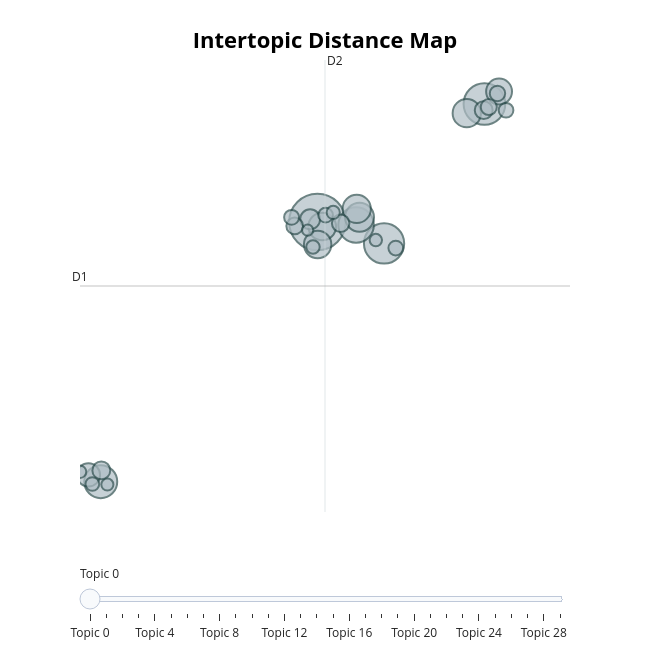

Notebook source saved alongside this figure:
### Code cell
if len(topics_keywords) >= 2:
    fig_map = topic_model.visualize_topics()
    fig_map.write_html(RESULTS_DIR / "bertopic_topic_map.html")
    fig_map.show()

### Figure 1 — Plotly figure (JSON) as saved in the notebook; plotly's stock layout.template omitted (floating-point values rounded to 4 significant figures)
{"data": [{"customdata": [[0, "estrada | água | pernambuco | pe | obras", 459], [1, "educação | pernambuco | escolas | foguete | brilhos", 249], [2, "pernambuco | carnaval | brasília | coração_roxo | foguete", 232], [3, "joão | pernambuco | fé | deus | milho", 181], [4, "pernambuco | mulheres | segurança | mulher | educação", 156], [5, "amor | amo | família | nando | mãe", 120], [6, "empregos | pernambuco | emprego | caruaru | oportunidades", 115], [7, "pernambuco | cozinha | fome | comunitária | cozinha comunitária", 114], [8, "saúde | hospital | saúdepe | saúde pernambuco | pernambuco", 110], [9, "festival | cultura | festivalpernambucomeupais | pernambuco país | país", 108], [10, "casa | morar | famílias | programa | entrada", 96], [11, "segurança | juntospelasegurança | pernambuco | governope | segurança pública", 77], [12, "segurança | segurança pública | pública | policiais | pernambuco", 57], [13, "agricultura | familiar | agricultura familiar | ipa | agriculturafamiliar", 46], [14, "cinema | cinema luiz | luiz | priscila | priscilakrauseoficial", 46], [15, "conceição | santuário | morro | senhora conceição | senhora", 44], [16, "governope | governope pernambuco | pernambuco | vamos | mudança", 40], [17, "domingo | semana | descriçãodaimagem | bom | câmera_com_flash", 37], [18, "carnaval | cultura | maracatu | viva | carnaval pernambuco", 34], [19, "inovação | tecnologia | portodigital | pernambuco | ciência", 32], [20, "brasil | independência | bandeira_brasil | desfile | revolução", 31], [21, "mães | mães pernambuco | mãesdepernambuco | programa | pernambuco", 31], [22, "suape | china | complexodesuape | pernambuco | brasil", 31], [23, "ouvir | ouvir mudar | petrolina | mudar | sertão", 27], [24, "ônibus | transporte | escolar | transporte escolar | veículos", 26], [25, "serrita | missa | vaqueiro | missa vaqueiro | vaqueiro serrita", 25], [26, "cada | carinho | povo | pernambuco | coração_roxo", 22], [27, "hospital | hospital mulher | mulher agreste | agreste | mulher", 22], [28, "servidores | salário | pagamento | servidor | ativos", 21], [29, "fenearte | artesanato | feira | américa latina | américa", 18]], "hovertemplate": "<b>Topic %{customdata[0]}</b><br>%{customdata[1]}<br>Size: %{customdata[2]}", "legendgroup": "", "marker": {"color": "#B0BEC5", "line": {"color": "DarkSlateGrey", "width": 2}, "size": [459, 249, 232, 181, 156, 120, 115, 114, 110, 108, 96, 77, 57, 46, 46, 44, 40, 37, 34, 32, 31, 31, 31, 27, 26, 25, 22, 22, 21, 18], "sizemode": "area", "sizeref": 0.2869, "symbol": "circle"}, "mode": "markers", "name": "", "orientation": "v", "showlegend": false, "type": "scatter", "x": [5.63, 9.586, 7.209, 6.546, 0.4997, 6.628, 9.168, 6.562, 5.744, 5.636, 9.932, 0.2101, 5.458, 9.568, 0.5134, 6.181, 5.093, 9.688, 9.894, 5.019, 7.486, 5.824, 10.1, 0.3008, 5.526, 6.004, 7.014, 0.0101, 0.6564, 5.4], "xaxis": "x", "y": [4.973, 12.34, 3.635, 4.786, -11.24, 5.271, 11.77, 5.793, 4.693, 3.571, 13.12, -10.82, 5.142, 11.96, -10.54, 4.896, 4.728, 12.15, 13.0, 5.264, 3.345, 5.398, 11.95, -11.38, 3.411, 5.569, 3.847, -10.62, -11.42, 4.465], "yaxis": "y"}], "layout": {"annotations": [{"showarrow": false, "text": "D1", "x": 0.008586, "y": 0.9783, "yshift": 10}, {"showarrow": false, "text": "D2", "x": 5.81, "xshift": 10, "y": 15.09}], "height": 650, "hoverlabel": {"bgcolor": "white", "font": {"family": "Rockwell", "size": 16}}, "legend": {"itemsizing": "constant", "tracegroupgap": 0}, "margin": {"t": 60}, "shapes": [{"line": {"color": "#CFD8DC", "width": 2}, "type": "line", "x0": 5.81, "x1": 5.81, "y0": -13.13, "y1": 15.09}, {"line": {"color": "#9E9E9E", "width": 2}, "type": "line", "x0": 0.008586, "x1": 11.61, "y0": 0.9783, "y1": 0.9783}], "sliders": [{"active": 0, "pad": {"t": 50}, "steps": [{"args": [{"marker.color": [["red", "#B0BEC5", "#B0BEC5", "#B0BEC5", "#B0BEC5", "#B0BEC5", "#B0BEC5", "#B0BEC5", "#B0BEC5", "#B0BEC5", "#B0BEC5", "#B0BEC5", "#B0BEC5", "#B0BEC5", "#B0BEC5", "#B0BEC5", "#B0BEC5", "#B0BEC5", "#B0BEC5", "#B0BEC5", "#B0BEC5", "#B0BEC5", "#B0BEC5", "#B0BEC5", "#B0BEC5", "#B0BEC5", "#B0BEC5", "#B0BEC5", "#B0BEC5", "#B0BEC5"]]}], "label": "Topic 0", "method": "update"}, {"args": [{"marker.color": [["#B0BEC5", "red", "#B0BEC5", "#B0BEC5", "#B0BEC5", "#B0BEC5", "#B0BEC5", "#B0BEC5", "#B0BEC5", "#B0BEC5", "#B0BEC5", "#B0BEC5", "#B0BEC5", "#B0BEC5", "#B0BEC5", "#B0BEC5", "#B0BEC5", "#B0BEC5", "#B0BEC5", "#B0BEC5", "#B0BEC5", "#B0BEC5", "#B0BEC5", "#B0BEC5", "#B0BEC5", "#B0BEC5", "#B0BEC5", "#B0BEC5", "#B0BEC5", "#B0BEC5"]]}], "label": "Topic 1", "method": "update"}, {"args": [{"marker.color": [["#B0BEC5", "#B0BEC5", "red", "#B0BEC5", "#B0BEC5", "#B0BEC5", "#B0BEC5", "#B0BEC5", "#B0BEC5", "#B0BEC5", "#B0BEC5", "#B0BEC5", "#B0BEC5", "#B0BEC5", "#B0BEC5", "#B0BEC5", "#B0BEC5", "#B0BEC5", "#B0BEC5", "#B0BEC5", "#B0BEC5", "#B0BEC5", "#B0BEC5", "#B0BEC5", "#B0BEC5", "#B0BEC5", "#B0BEC5", "#B0BEC5", "#B0BEC5", "#B0BEC5"]]}], "label": "Topic 2", "method": "update"}, {"args": [{"marker.color": [["#B0BEC5", "#B0BEC5", "#B0BEC5", "red", "#B0BEC5", "#B0BEC5", "#B0BEC5", "#B0BEC5", "#B0BEC5", "#B0BEC5", "#B0BEC5", "#B0BEC5", "#B0BEC5", "#B0BEC5", "#B0BEC5", "#B0BEC5", "#B0BEC5", "#B0BEC5", "#B0BEC5", "#B0BEC5", "#B0BEC5", "#B0BEC5", "#B0BEC5", "#B0BEC5", "#B0BEC5", "#B0BEC5", "#B0BEC5", "#B0BEC5", "#B0BEC5", "#B0BEC5"]]}], "label": "Topic 3", "method": "update"}, {"args": [{"marker.color": [["#B0BEC5", "#B0BEC5", "#B0BEC5", "#B0BEC5", "red", "#B0BEC5", "#B0BEC5", "#B0BEC5", "#B0BEC5", "#B0BEC5", "#B0BEC5", "#B0BEC5", "#B0BEC5", "#B0BEC5", "#B0BEC5", "#B0BEC5", "#B0BEC5", "#B0BEC5", "#B0BEC5", "#B0BEC5", "#B0BEC5", "#B0BEC5", "#B0BEC5", "#B0BEC5", "#B0BEC5", "#B0BEC5", "#B0BEC5", "#B0BEC5", "#B0BEC5", "#B0BEC5"]]}], "label": "Topic 4", "method": "update"}, {"args": [{"marker.color": [["#B0BEC5", "#B0BEC5", "#B0BEC5", "#B0BEC5", "#B0BEC5", "red", "#B0BEC5", "#B0BEC5", "#B0BEC5", "#B0BEC5", "#B0BEC5", "#B0BEC5", "#B0BEC5", "#B0BEC5", "#B0BEC5", "#B0BEC5", "#B0BEC5", "#B0BEC5", "#B0BEC5", "#B0BEC5", "#B0BEC5", "#B0BEC5", "#B0BEC5", "#B0BEC5", "#B0BEC5", "#B0BEC5", "#B0BEC5", "#B0BEC5", "#B0BEC5", "#B0BEC5"]]}], "label": "Topic 5", "method": "update"}, {"args": [{"marker.color": [["#B0BEC5", "#B0BEC5", "#B0BEC5", "#B0BEC5", "#B0BEC5", "#B0BEC5", "red", "#B0BEC5", "#B0BEC5", "#B0BEC5", "#B0BEC5", "#B0BEC5", "#B0BEC5", "#B0BEC5", "#B0BEC5", "#B0BEC5", "#B0BEC5", "#B0BEC5", "#B0BEC5", "#B0BEC5", "#B0BEC5", "#B0BEC5", "#B0BEC5", "#B0BEC5", "#B0BEC5", "#B0BEC5", "#B0BEC5", "#B0BEC5", "#B0BEC5", "#B0BEC5"]]}], "label": "Topic 6", "method": "update"}, {"args": [{"marker.color": [["#B0BEC5", "#B0BEC5", "#B0BEC5", "#B0BEC5", "#B0BEC5", "#B0BEC5", "#B0BEC5", "red", "#B0BEC5", "#B0BEC5", "#B0BEC5", "#B0BEC5", "#B0BEC5", "#B0BEC5", "#B0BEC5", "#B0BEC5", "#B0BEC5", "#B0BEC5", "#B0BEC5", "#B0BEC5", "#B0BEC5", "#B0BEC5", "#B0BEC5", "#B0BEC5", "#B0BEC5", "#B0BEC5", "#B0BEC5", "#B0BEC5", "#B0BEC5", "#B0BEC5"]]}], "label": "Topic 7", "method": "update"}, {"args": [{"marker.color": [["#B0BEC5", "#B0BEC5", "#B0BEC5", "#B0BEC5", "#B0BEC5", "#B0BEC5", "#B0BEC5", "#B0BEC5", "red", "#B0BEC5", "#B0BEC5", "#B0BEC5", "#B0BEC5", "#B0BEC5", "#B0BEC5", "#B0BEC5", "#B0BEC5", "#B0BEC5", "#B0BEC5", "#B0BEC5", "#B0BEC5", "#B0BEC5", "#B0BEC5", "#B0BEC5", "#B0BEC5", "#B0BEC5", "#B0BEC5", "#B0BEC5", "#B0BEC5", "#B0BEC5"]]}], "label": "Topic 8", "method": "update"}, {"args": [{"marker.color": [["#B0BEC5", "#B0BEC5", "#B0BEC5", "#B0BEC5", "#B0BEC5", "#B0BEC5", "#B0BEC5", "#B0BEC5", "#B0BEC5", "red", "#B0BEC5", "#B0BEC5", "#B0BEC5", "#B0BEC5", "#B0BEC5", "#B0BEC5", "#B0BEC5", "#B0BEC5", "#B0BEC5", "#B0BEC5", "#B0BEC5", "#B0BEC5", "#B0BEC5", "#B0BEC5", "#B0BEC5", "#B0BEC5", "#B0BEC5", "#B0BEC5", "#B0BEC5", "#B0BEC5"]]}], "label": "Topic 9", "method": "update"}, {"args": [{"marker.color": [["#B0BEC5", "#B0BEC5", "#B0BEC5", "#B0BEC5", "#B0BEC5", "#B0BEC5", "#B0BEC5", "#B0BEC5", "#B0BEC5", "#B0BEC5", "red", "#B0BEC5", "#B0BEC5", "#B0BEC5", "#B0BEC5", "#B0BEC5", "#B0BEC5", "#B0BEC5", "#B0BEC5", "#B0BEC5", "#B0BEC5", "#B0BEC5", "#B0BEC5", "#B0BEC5", "#B0BEC5", "#B0BEC5", "#B0BEC5", "#B0BEC5", "#B0BEC5", "#B0BEC5"]]}], "label": "Topic 10", "method": "update"}, {"args": [{"marker.color": [["#B0BEC5", "#B0BEC5", "#B0BEC5", "#B0BEC5", "#B0BEC5", "#B0BEC5", "#B0BEC5", "#B0BEC5", "#B0BEC5", "#B0BEC5", "#B0BEC5", "red", "#B0BEC5", "#B0BEC5", "#B0BEC5", "#B0BEC5", "#B0BEC5", "#B0BEC5", "#B0BEC5", "#B0BEC5", "#B0BEC5", "#B0BEC5", "#B0BEC5", "#B0BEC5", "#B0BEC5", "#B0BEC5", "#B0BEC5", "#B0BEC5", "#B0BEC5", "#B0BEC5"]]}], "label": "Topic 11", "method": "update"}, {"args": [{"marker.color": [["#B0BEC5", "#B0BEC5", "#B0BEC5", "#B0BEC5", "#B0BEC5", "#B0BEC5", "#B0BEC5", "#B0BEC5", "#B0BEC5", "#B0BEC5", "#B0BEC5", "#B0BEC5", "red", "#B0BEC5", "#B0BEC5", "#B0BEC5", "#B0BEC5", "#B0BEC5", "#B0BEC5", "#B0BEC5", "#B0BEC5", "#B0BEC5", "#B0BEC5", "#B0BEC5", "#B0BEC5", "#B0BEC5", "#B0BEC5", "#B0BEC5", "#B0BEC5", "#B0BEC5"]]}], "label": "Topic 12", "method": "update"}, {"args": [{"marker.color": [["#B0BEC5", "#B0BEC5", "#B0BEC5", "#B0BEC5", "#B0BEC5", "#B0BEC5", "#B0BEC5", "#B0BEC5", "#B0BEC5", "#B0BEC5", "#B0BEC5", "#B0BEC5", "#B0BEC5", "red", "#B0BEC5", "#B0BEC5", "#B0BEC5", "#B0BEC5", "#B0BEC5", "#B0BEC5", "#B0BEC5", "#B0BEC5", "#B0BEC5", "#B0BEC5", "#B0BEC5", "#B0BEC5", "#B0BEC5", "#B0BEC5", "#B0BEC5", "#B0BEC5"]]}], "label": "Topic 13", "method": "update"}, {"args": [{"marker.color": [["#B0BEC5", "#B0BEC5", "#B0BEC5", "#B0BEC5", "#B0BEC5", "#B0BEC5", "#B0BEC5", "#B0BEC5", "#B0BEC5", "#B0BEC5", "#B0BEC5", "#B0BEC5", "#B0BEC5", "#B0BEC5", "red", "#B0BEC5", "#B0BEC5", "#B0BEC5", "#B0BEC5", "#B0BEC5", "#B0BEC5", "#B0BEC5", "#B0BEC5", "#B0BEC5", "#B0BEC5", "#B0BEC5", "#B0BEC5", "#B0BEC5", "#B0BEC5", "#B0BEC5"]]}], "label": "Topic 14", "method": "update"}, {"args": [{"marker.color": [["#B0BEC5", "#B0BEC5", "#B0BEC5", "#B0BEC5", "#B0BEC5", "#B0BEC5", "#B0BEC5", "#B0BEC5", "#B0BEC5", "#B0BEC5", "#B0BEC5", "#B0BEC5", "#B0BEC5", "#B0BEC5", "#B0BEC5", "red", "#B0BEC5", "#B0BEC5", "#B0BEC5", "#B0BEC5", "#B0BEC5", "#B0BEC5", "#B0BEC5", "#B0BEC5", "#B0BEC5", "#B0BEC5", "#B0BEC5", "#B0BEC5", "#B0BEC5", "#B0BEC5"]]}], "label": "Topic 15", "method": "update"}, {"args": [{"marker.color": [["#B0BEC5", "#B0BEC5", "#B0BEC5", "#B0BEC5", "#B0BEC5", "#B0BEC5", "#B0BEC5", "#B0BEC5", "#B0BEC5", "#B0BEC5", "#B0BEC5", "#B0BEC5", "#B0BEC5", "#B0BEC5", "#B0BEC5", "#B0BEC5", "red", "#B0BEC5", "#B0BEC5", "#B0BEC5", "#B0BEC5", "#B0BEC5", "#B0BEC5", "#B0BEC5", "#B0BEC5", "#B0BEC5", "#B0BEC5", "#B0BEC5", "#B0BEC5", "#B0BEC5"]]}], "label": "Topic 16", "method": "update"}, {"args": [{"marker.color": [["#B0BEC5", "#B0BEC5", "#B0BEC5", "#B0BEC5", "#B0BEC5", "#B0BEC5", "#B0BEC5", "#B0BEC5", "#B0BEC5", "#B0BEC5", "#B0BEC5", "#B0BEC5", "#B0BEC5", "#B0BEC5", "#B0BEC5", "#B0BEC5", "#B0BEC5", "red", "#B0BEC5", "#B0BEC5", "#B0BEC5", "#B0BEC5", "#B0BEC5", "#B0BEC5", "#B0BEC5", "#B0BEC5", "#B0BEC5", "#B0BEC5", "#B0BEC5", "#B0BEC5"]]}], "label": "Topic 17", "method": "update"}, {"args": [{"marker.color": [["#B0BEC5", "#B0BEC5", "#B0BEC5", "#B0BEC5", "#B0BEC5", "#B0BEC5", "#B0BEC5", "#B0BEC5", "#B0BEC5", "#B0BEC5", "#B0BEC5", "#B0BEC5", "#B0BEC5", "#B0BEC5", "#B0BEC5", "#B0BEC5", "#B0BEC5", "#B0BEC5", "red", "#B0BEC5", "#B0BEC5", "#B0BEC5", "#B0BEC5", "#B0BEC5", "#B0BEC5", "#B0BEC5", "#B0BEC5", "#B0BEC5", "#B0BEC5", "#B0BEC5"]]}], "label": "Topic 18", "method": "update"}, {"args": [{"marker.color": [["#B0BEC5", "#B0BEC5", "#B0BEC5", "#B0BEC5", "#B0BEC5", "#B0BEC5", "#B0BEC5", "#B0BEC5", "#B0BEC5", "#B0BEC5", "#B0BEC5", "#B0BEC5", "#B0BEC5", "#B0BEC5", "#B0BEC5", "#B0BEC5", "#B0BEC5", "#B0BEC5", "#B0BEC5", "red", "#B0BEC5", "#B0BEC5", "#B0BEC5", "#B0BEC5", "#B0BEC5", "#B0BEC5", "#B0BEC5", "#B0BEC5", "#B0BEC5", "#B0BEC5"]]}], "label": "Topic 19", "method": "update"}, {"args": [{"marker.color": [["#B0BEC5", "#B0BEC5", "#B0BEC5", "#B0BEC5", "#B0BEC5", "#B0BEC5", "#B0BEC5", "#B0BEC5", "#B0BEC5", "#B0BEC5", "#B0BEC5", "#B0BEC5", "#B0BEC5", "#B0BEC5", "#B0BEC5", "#B0BEC5", "#B0BEC5", "#B0BEC5", "#B0BEC5", "#B0BEC5", "red", "#B0BEC5", "#B0BEC5", "#B0BEC5", "#B0BEC5", "#B0BEC5", "#B0BEC5", "#B0BEC5", "#B0BEC5", "#B0BEC5"]]}], "label": "Topic 20", "method": "update"}, {"args": [{"marker.color": [["#B0BEC5", "#B0BEC5", "#B0BEC5", "#B0BEC5", "#B0BEC5", "#B0BEC5", "#B0BEC5", "#B0BEC5", "#B0BEC5", "#B0BEC5", "#B0BEC5", "#B0BEC5", "#B0BEC5", "#B0BEC5", "#B0BEC5", "#B0BEC5", "#B0BEC5", "#B0BEC5", "#B0BEC5", "#B0BEC5", "#B0BEC5", "red", "#B0BEC5", "#B0BEC5", "#B0BEC5", "#B0BEC5", "#B0BEC5", "#B0BEC5", "#B0BEC5", "#B0BEC5"]]}], "label": "Topic 21", "method": "update"}, {"args": [{"marker.color": [["#B0BEC5", "#B0BEC5", "#B0BEC5", "#B0BEC5", "#B0BEC5", "#B0BEC5", "#B0BEC5", "#B0BEC5", "#B0BEC5", "#B0BEC5", "#B0BEC5", "#B0BEC5", "#B0BEC5", "#B0BEC5", "#B0BEC5", "#B0BEC5", "#B0BEC5", "#B0BEC5", "#B0BEC5", "#B0BEC5", "#B0BEC5", "#B0BEC5", "red", "#B0BEC5", "#B0BEC5", "#B0BEC5", "#B0BEC5", "#B0BEC5", "#B0BEC5", "#B0BEC5"]]}], "label": "Topic 22", "method": "update"}, {"args": [{"marker.color": [["#B0BEC5", "#B0BEC5", "#B0BEC5", "#B0BEC5", "#B0BEC5", "#B0BEC5", "#B0BEC5", "#B0BEC5", "#B0BEC5", "#B0BEC5", "#B0BEC5", "#B0BEC5", "#B0BEC5", "#B0BEC5", "#B0BEC5", "#B0BEC5", "#B0BEC5", "#B0BEC5", "#B0BEC5", "#B0BEC5", "#B0BEC5", "#B0BEC5", "#B0BEC5", "red", "#B0BEC5", "#B0BEC5", "#B0BEC5", "#B0BEC5", "#B0BEC5", "#B0BEC5"]]}], "label": "Topic 23", "method": "update"}, {"args": [{"marker.color": [["#B0BEC5", "#B0BEC5", "#B0BEC5", "#B0BEC5", "#B0BEC5", "#B0BEC5", "#B0BEC5", "#B0BEC5", "#B0BEC5", "#B0BEC5", "#B0BEC5", "#B0BEC5", "#B0BEC5", "#B0BEC5", "#B0BEC5", "#B0BEC5", "#B0BEC5", "#B0BEC5", "#B0BEC5", "#B0BEC5", "#B0BEC5", "#B0BEC5", "#B0BEC5", "#B0BEC5", "red", "#B0BEC5", "#B0BEC5", "#B0BEC5", "#B0BEC5", "#B0BEC5"]]}], "label": "Topic 24", "method": "update"}, {"args": [{"marker.color": [["#B0BEC5", "#B0BEC5", "#B0BEC5", "#B0BEC5", "#B0BEC5", "#B0BEC5", "#B0BEC5", "#B0BEC5", "#B0BEC5", "#B0BEC5", "#B0BEC5", "#B0BEC5", "#B0BEC5", "#B0BEC5", "#B0BEC5", "#B0BEC5", "#B0BEC5", "#B0BEC5", "#B0BEC5", "#B0BEC5", "#B0BEC5", "#B0BEC5", "#B0BEC5", "#B0BEC5", "#B0BEC5", "red", "#B0BEC5", "#B0BEC5", "#B0BEC5", "#B0BEC5"]]}], "label": "Topic 25", "method": "update"}, {"args": [{"marker.color": [["#B0BEC5", "#B0BEC5", "#B0BEC5", "#B0BEC5", "#B0BEC5", "#B0BEC5", "#B0BEC5", "#B0BEC5", "#B0BEC5", "#B0BEC5", "#B0BEC5", "#B0BEC5", "#B0BEC5", "#B0BEC5", "#B0BEC5", "#B0BEC5", "#B0BEC5", "#B0BEC5", "#B0BEC5", "#B0BEC5", "#B0BEC5", "#B0BEC5", "#B0BEC5", "#B0BEC5", "#B0BEC5", "#B0BEC5", "red", "#B0BEC5", "#B0BEC5", "#B0BEC5"]]}], "label": "Topic 26", "method": "update"}, {"args": [{"marker.color": [["#B0BEC5", "#B0BEC5", "#B0BEC5", "#B0BEC5", "#B0BEC5", "#B0BEC5", "#B0BEC5", "#B0BEC5", "#B0BEC5", "#B0BEC5", "#B0BEC5", "#B0BEC5", "#B0BEC5", "#B0BEC5", "#B0BEC5", "#B0BEC5", "#B0BEC5", "#B0BEC5", "#B0BEC5", "#B0BEC5", "#B0BEC5", "#B0BEC5", "#B0BEC5", "#B0BEC5", "#B0BEC5", "#B0BEC5", "#B0BEC5", "red", "#B0BEC5", "#B0BEC5"]]}], "label": "Topic 27", "method": "update"}, {"args": [{"marker.color": [["#B0BEC5", "#B0BEC5", "#B0BEC5", "#B0BEC5", "#B0BEC5", "#B0BEC5", "#B0BEC5", "#B0BEC5", "#B0BEC5", "#B0BEC5", "#B0BEC5", "#B0BEC5", "#B0BEC5", "#B0BEC5", "#B0BEC5", "#B0BEC5", "#B0BEC5", "#B0BEC5", "#B0BEC5", "#B0BEC5", "#B0BEC5", "#B0BEC5", "#B0BEC5", "#B0BEC5", "#B0BEC5", "#B0BEC5", "#B0BEC5", "#B0BEC5", "red", "#B0BEC5"]]}], "label": "Topic 28", "method": "update"}, {"args": [{"marker.color": [["#B0BEC5", "#B0BEC5", "#B0BEC5", "#B0BEC5", "#B0BEC5", "#B0BEC5", "#B0BEC5", "#B0BEC5", "#B0BEC5", "#B0BEC5", "#B0BEC5", "#B0BEC5", "#B0BEC5", "#B0BEC5", "#B0BEC5", "#B0BEC5", "#B0BEC5", "#B0BEC5", "#B0BEC5", "#B0BEC5", "#B0BEC5", "#B0BEC5", "#B0BEC5", "#B0BEC5", "#B0BEC5", "#B0BEC5", "#B0BEC5", "#B0BEC5", "#B0BEC5", "red"]]}], "label": "Topic 29", "method": "update"}]}], "title": {"font": {"color": "Black", "size": 22}, "text": "<b>Intertopic Distance Map</b>", "x": 0.5, "xanchor": "center", "y": 0.95, "yanchor": "top"}, "width": 650, "xaxis": {"anchor": "y", "domain": [0.0, 1.0], "range": [0.008586, 11.61], "title": {"text": ""}, "visible": false}, "yaxis": {"anchor": "x", "domain": [0.0, 1.0], "range": [-13.13, 15.09], "title": {"text": ""}, "visible": false}}}
